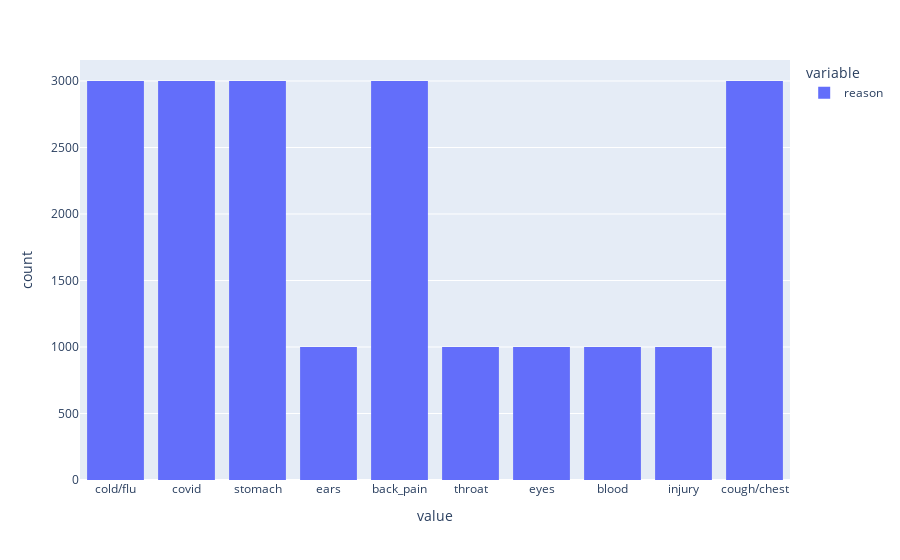

The cell this chart's notebook holds for it:
### Code cell
fig = px.histogram(patients.reason)
fig.show()

### Figure 1 — Plotly figure (JSON) as saved in the notebook; plotly's stock layout.template omitted (floating-point values rounded to 4 significant figures; data arrays with more than 128 entries replaced by an {"elided": "..."} marker saying what was removed)
{"data": [{"alignmentgroup": "True", "bingroup": "x", "hovertemplate": "variable=reason<br>value=%{x}<br>count=%{y}<extra></extra>", "legendgroup": "reason", "marker": {"color": "#636efa", "pattern": {"shape": ""}}, "name": "reason", "offsetgroup": "reason", "orientation": "v", "showlegend": true, "type": "histogram", "x": {"elided": "20000 str values"}, "xaxis": "x", "yaxis": "y"}], "layout": {"autosize": true, "barmode": "relative", "legend": {"title": {"text": "variable"}, "tracegroupgap": 0}, "margin": {"t": 60}, "xaxis": {"anchor": "y", "autorange": true, "domain": [0, 1], "range": [-0.5, 9.5], "title": {"text": "value"}, "type": "category"}, "yaxis": {"anchor": "x", "autorange": true, "domain": [0, 1], "range": [0, 3158.0], "title": {"text": "count"}}}}
